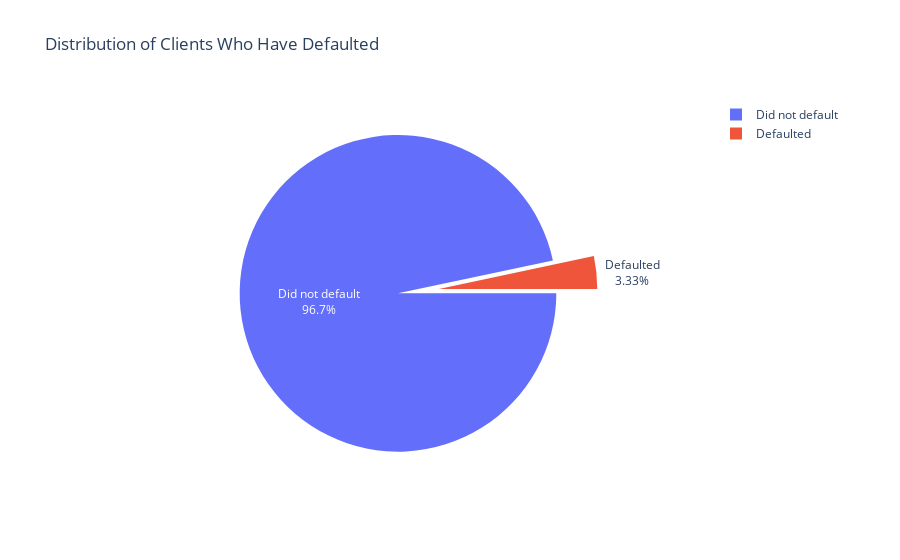

The code cell stored with this chart in its notebook:
### Code cell
# Checking class balance
fig = px.pie(df, values = df['Defaulted'].value_counts(), names = ['Did not default','Defaulted'], title = 'Distribution of Clients Who Have Defaulted')
fig.update_traces(rotation=90, pull = [0.2,0.06,0.06,0.06,0.06], textinfo = "percent+label")
fig.show()

### Figure 1 — Plotly figure (JSON) as saved in the notebook; plotly's stock layout.template omitted (floating-point values rounded to 4 significant figures)
{"data": [{"domain": {"x": [0, 1], "y": [0, 1]}, "hovertemplate": "label=%{label}<br>value=%{value}<extra></extra>", "labels": ["Did not default", "Defaulted"], "legendgroup": "", "name": "", "pull": [0.2, 0.06, 0.06, 0.06, 0.06], "rotation": 90, "showlegend": true, "textinfo": "percent+label", "type": "pie", "values": [9667, 333]}], "layout": {"legend": {"tracegroupgap": 0}, "title": {"text": "Distribution of Clients Who Have Defaulted"}}}
